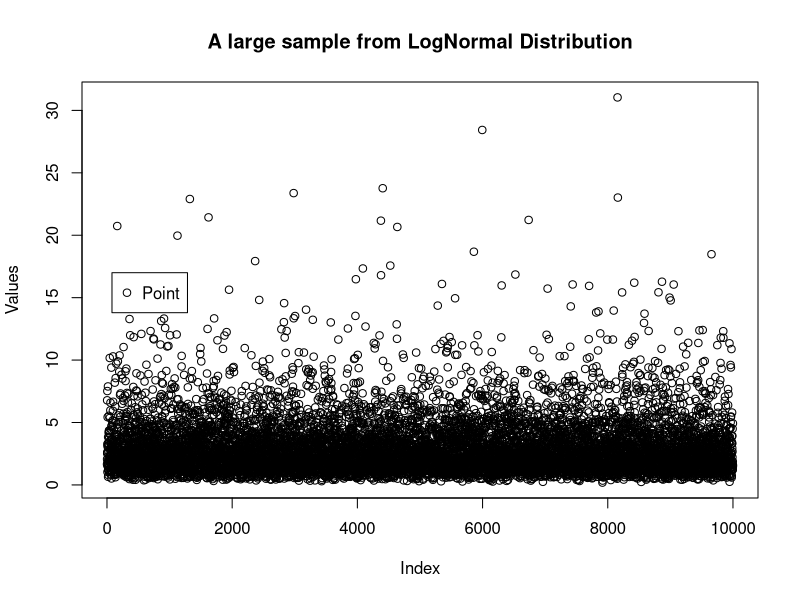
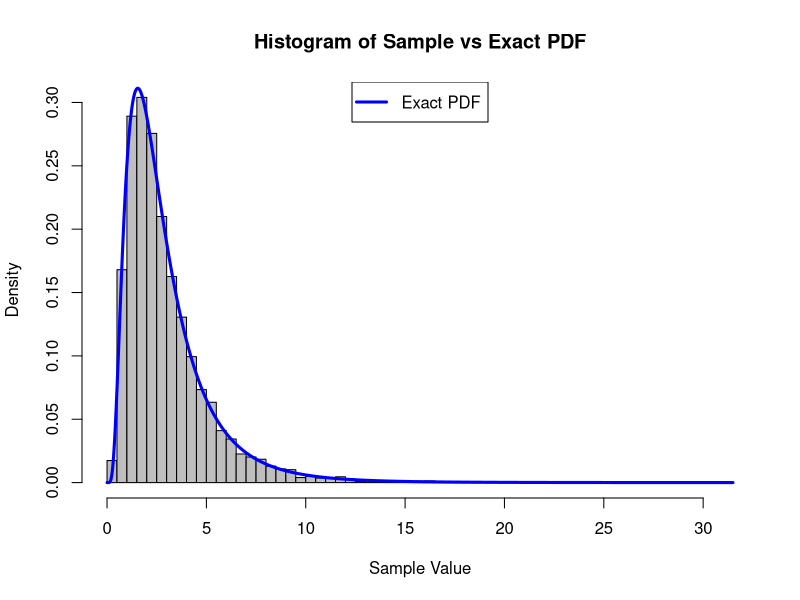
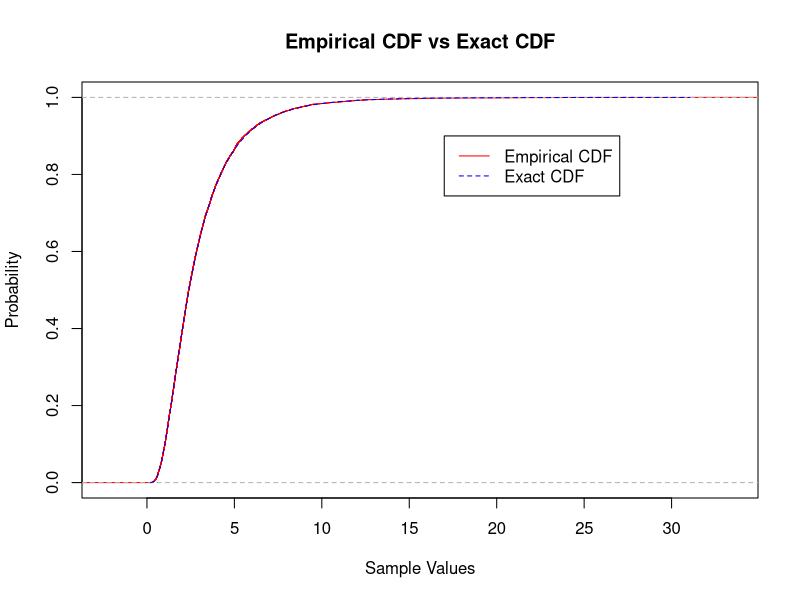

Recreate these plots in R, in order.
######################## Author Information ####################################
# Author: Dhairya Jain, dhairya.jain@iitb.ac.in
# March 08, 2021

######################## File Description ######################################
# Contains the Solutions to the test given at the following link: 
# drive.google.com/file/d/0Bx2D7if2YYptOW1VLXp1bTBMOExZOFhtWWJ3UGhSd0FtUlJj/view
# Exercise 1:
# Uses the functions LogNormalParams and LogNormalPDF
# Exercise 2:
# Uses the functions fit_locdisp_mlfp and CheckConvergence

######################## Function Definitions ##################################
# Answer to Exercise 1.A
LogNormalParams <- function (ex, vx, verbose=TRUE) {
  # Computes the parameters of a log-normal distribution from expectation and
  # variance
  # 
  # Args:
  #   ex: Expectation of random variable
  #   vx: Variance of random variable
  #   verbose: If TRUE, prints the parameters; if not, not. Default is TRUE.
  #
  # Returns:
  #   The parameters mu and sigma.squared of the log normal distribution
  mu            <- log(ex ^ 2 / sqrt(vx + ex ^ 2))
  sigma.squared <- log(1 + (vx / (ex ^ 2)))
  if (verbose)
    cat("Mu = ", mu, "\nSigma Squared = ", sigma.squared, sep="")
  return (list(mu=mu, sigma.squared=sigma.squared))
}

# Used in Exercise 1.B.4
LogNormalPDF <- function (x.line, x.params) {
  # Computes the value of pdf of a log-normal distribution with given parameters 
  # at given points 
  #
  # Args:
  #   x.line: Points at which pdf is calculated
  #   x.params: Parameters mu and sigma.squared of a log-normal distribution
  #
  # Returns:
  #   The values of log-normal pdf, with parameters x.params, at x.line 
  num <- - (log(x.line) - x.params$mu) ^ 2 / (2 * x.params$sigma.squared)
  den <- x.line * sqrt(x.params$sigma.squared * 2 * pi)
  return (exp(num) / den)
}

# Used in Exercise 2.A
CheckConvergence <- function(old_u, new_u, old_s_sq, new_s_sq, threshold){
  # Checks for convergence of output parameters between successful iterations
  # based on a threshold value. The parameters converge iff both relative 
  # euclidean norm of mu and relative frobenius norm of sigma.squared are less 
  # than than the threshold value
  #
  # Args:
  #   old_u: output parameter mu after previous iteration
  #   new_u: output parameter mu after current iteration
  #   old_s_sq: output parameter sigma.squared after previous iteration
  #   new_s_sq: output parameter sigma.squared after previous iteration
  #   threshold: the minimum value of relative norm required for convergence
  #   
  # Returns:
  #   TRUE if converges, FALSE if does not
  
  # Euclidean Norm
  old_u      <- matrix(old_u, nrow=1)
  new_u      <- matrix(new_u, nrow=1)
  norm_old_u <- norm(old_u, type="F")
  norm_e_rel <- norm(new_u - old_u, type="F")
  if (norm_e_rel / norm_old_u > threshold) 
    return (FALSE)
  
  # Frobenius Norm
  norm_old_s <- norm(old_s_sq, type="F")
  norm_f_rel <- norm(new_s_sq - old_s_sq, type="F")
  if (norm_f_rel / norm_old_s > threshold) 
    return (FALSE)
  return (TRUE)
}

# Exercise 2.A
fit_locdisp_mlfp <- function(E, p, dof, threshold, verbose=TRUE){
  # Computes the maximum likelihood estimates of the location and dispersion
  # parameters under the assumption of a multivariate Student t distribution 
  # with 'dof' degrees of freedom. The routine runs iterations and checks for 
  # until convergence between consecutive iterations
  #
  # Args:
  #   E: the observations
  #   p: probability vector expressing the relative weights of the observations
  #   dof: Degree of freedom of Student t distribution
  #   threshold: The convergence threshold of the routine
  #   verbose: If TRUE, prints the parameters and the iterations; if not, not. 
  #            Default is FALSE.
  #   
  # Returns:
  #   The maximum likelihood estimates of the location and dispersion parameters
  #   under the assumption of a multivariate Student t distribution with 'dof' 
  #   degrees of freedom.
  #
  # Matrix meta data 
  t.bar <- nrow(E)  # Number of observations 
  i.bar <- ncol(E)  # Number of variables
  k     <- dof + i.bar  # A constant Used later in calculation
  # Step 0: Initialization of variables
  mu              <- colSums(E * p)
  diff            <- E - matrix(rep(mu, each=t.bar), ncol=i.bar)
  covariance.HFP  <- matrix(0, nrow=i.bar, ncol=i.bar)
  for (t in 1:t.bar)
    covariance.HFP <- covariance.HFP + p[t] * diff[t, ] %*% t(diff[t, ])
    
  if (dof > 2)
    sigma.squared <- covariance.HFP * (dof - 2) / dof
  else 
    sigma.squared <- covariance.HFP
  
  convergence <- FALSE
  iter <- 0
  
  while (!convergence) {
    iter   <- iter + 1
    # Step 1: Update Weights and FP
    sum    <- 0
    w      <- c(rep(0, t.bar))
    q      <- c(rep(0, t.bar))
    sigma.squared.inv = solve(sigma.squared)
    for(s in 1:t.bar){
      w[s] <- k / (dof + t(diff[s, ]) %*% sigma.squared.inv %*% diff[s, ])
      sum  <- sum + p[s] * w[s]
      q[s] <- p[s] * w[s] / sum
    }
    
    # Step 2: Update Output
    old_mu          <- mu
    old_s_sq        <- sigma.squared
    mu              <- colSums(E * q)
    diff            <- E - matrix(rep(mu, each=t.bar), ncol=i.bar)
    sigma.squared   <- matrix(0, nrow=i.bar, ncol=i.bar)
    for (t in 1:t.bar)
      sigma.squared <- sigma.squared + q[t] * diff[t, ] %*% t(diff[t, ])

    # Step 3: Check Convergence
    convergence <- CheckConvergence(old_mu , mu, old_s_sq, sigma.squared, 
                                    threshold)    
  }
  if (verbose)
    cat("\nConverged in ", iter, " Iterations.\nMu = ", mu, 
        "\nSigma Squared = ", sigma.squared, sep="")
  return (list(mu=mu, sigma.squared=sigma.squared))
}
######################## Statements ############################################
#
#
# EXERCISE 1
#
#
# Exercise 1.B
# Part 1: Estimate parameters for E[x] = 3, Var[x] = 5 
x.params <- LogNormalParams(3, 5)

# Part 2: Generate a large sample logn.sample
set.seed(123)
kSampleSize <- 10000
logn.sample <- rlnorm(n=kSampleSize, meanlog=x.params$mu, 
                      sdlog=sqrt(x.params$sigma.squared))
mean(logn.sample)
var(logn.sample)

# Part 3: Plot the points
plot(logn.sample, main="A large sample from LogNormal Distribution", 
     ylab="Values", type='p')
legend(80, 17, legend=c("Point"), col="black", pch=1)

# Part 4: Plot normalized histogram
hist.plot <- hist(logn.sample, breaks=50, prob=TRUE, col="grey", 
                  main="Histogram of Sample vs Exact PDF", 
                  xlab="Sample Value", ylab="Density")
x.line <- seq(min(hist.plot$breaks), max(hist.plot$breaks), length=kSampleSize)
lines(x=x.line, col="blue", lwd=3, y=LogNormalPDF(x.line, x.params))
legend("top", "Exact PDF", pch=NA, lty=1, col="blue", lwd=3)

# Part 5: Plot the empirical CDF and superimpose it on the original CDF
plot(ecdf(logn.sample), main="Empirical CDF vs Exact CDF", xlab="Sample Values", 
     ylab="Probability", col="red")
x.line <- seq(min(logn.sample), max(logn.sample), length=kSampleSize)
lines(x=x.line, 
      y=plnorm(x.line, x.params$mu, sqrt(x.params$sigma.squared)), 
      lty=2, col="blue")
legend(17, 0.9, legend=c("Empirical CDF", "Exact CDF"), lty=1:2, 
       col=c("red", "blue"))

#
#
# EXERCISE 2
#
#
# Exercise 2.B: Test 'fit_locdisp_mlfp' standard bivariate normal distribution
std.normal.bivariate <- cbind(rnorm(1000), rnorm(1000))
locdisp.mlfp.estimates <- fit_locdisp_mlfp(std.normal.bivariate, 
                                           rep(1/1000, 1000), 100, 1e-9)
